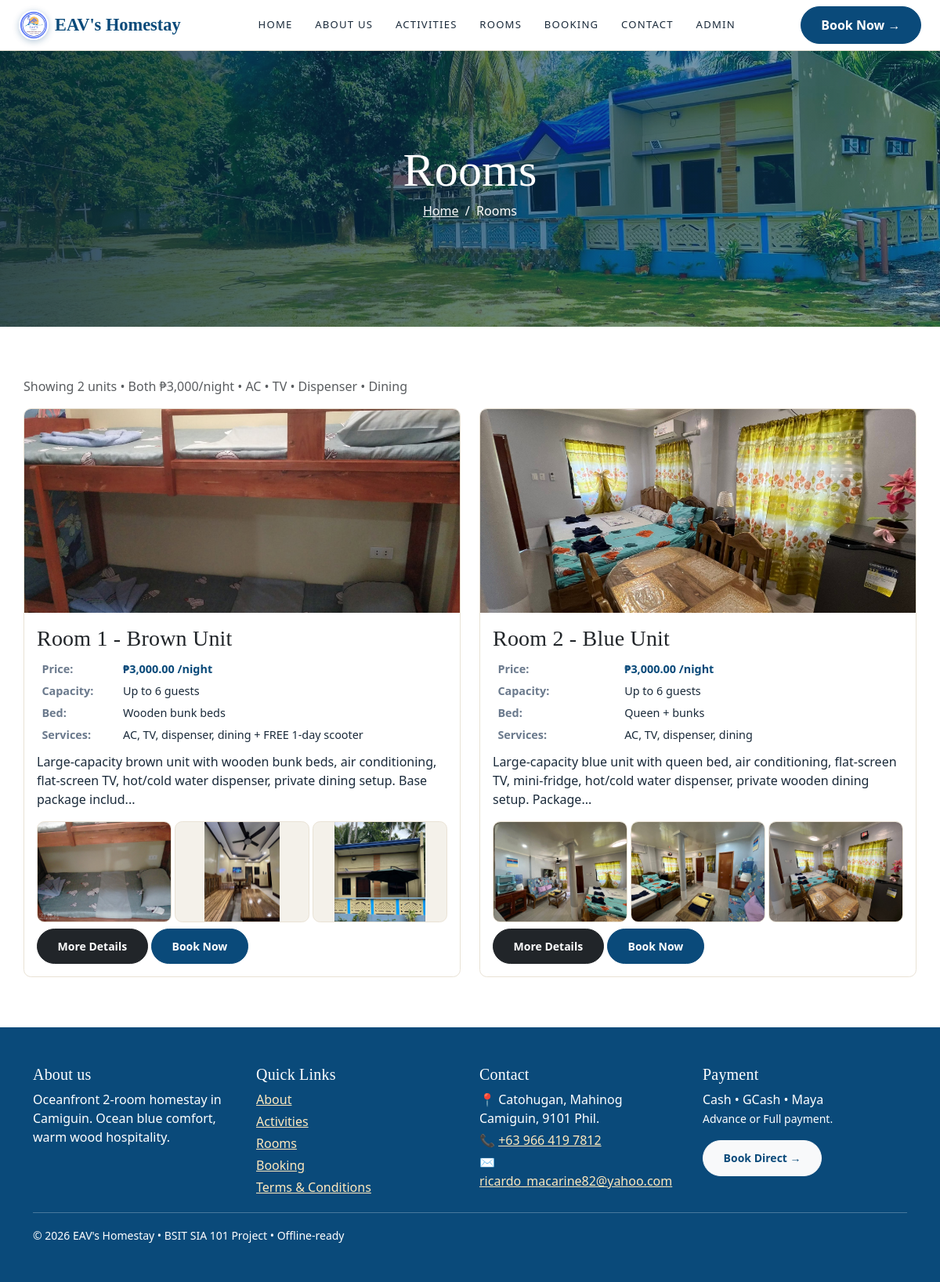
The page /rooms.php on the database its author committed.
### tables this page shows
CREATE TABLE IF NOT EXISTS rooms (
  id INT AUTO_INCREMENT PRIMARY KEY,
  room_name VARCHAR(100) NOT NULL,
  color VARCHAR(50) NOT NULL,
  capacity INT NOT NULL DEFAULT 4,
  price_per_night DECIMAL(10,2) NOT NULL DEFAULT 3000.00,
  description TEXT,
  image_urls TEXT,
  status ENUM('pending','active') NOT NULL DEFAULT 'pending',
  created_at TIMESTAMP DEFAULT CURRENT_TIMESTAMP
);

### config/helpers.php (called while the page is built, shortened)
<?php
function peso($n) {
    return '₱' . number_format((float)$n, 2);
}
function esc($s) { return htmlspecialchars($s ?? '', ENT_QUOTES, 'UTF-8'); }

### rooms.php (the view)
<?php require 'config/db.php'; require 'config/helpers.php'; require 'includes/header.php';
$rooms = $conn->query("SELECT * FROM rooms WHERE status='active' ORDER BY id")->fetch_all(MYSQLI_ASSOC);
?>
<section class="telly-hero" style="min-height:44vh">
  <img class="bg" src="assets/images/outside/526532030_122133411140410695_3817852151501581650_n.jpg" alt="Rooms banner">
  <div class="overlay"></div>
  <div class="container content text-center">
    <h1 class="banner-title serif">Rooms</h1>
    <p><a href="index.php" class="text-light">Home</a> &nbsp;/&nbsp; Rooms</p>
  </div>
</section>
<div class="container section">
<p class="text-muted">Showing <?php echo count($rooms); ?> units • Both ₱3,000/night • AC • TV • Dispenser • Dining</p>
<div class="row g-4">
<?php foreach($rooms as $r):
  $gal = $r['id']==1 ? glob('assets/images/room1/*.jpg') : glob('assets/images/room2/*.jpg');
?>
<div class="col-md-6"><div class="room-card">
  <a href="room-details.php?id=<?php echo $r['id']; ?>"><img src="<?php echo esc($r['image_urls']); ?>" alt="<?php echo esc($r['room_name']); ?>"></a>
  <div class="p-3"><h3 class="serif"><a href="room-details.php?id=<?php echo $r['id']; ?>" class="text-dark text-decoration-none"><?php echo esc($r['room_name']); ?></a></h3>
    <table class="spec-table">
      <tr><td><b>Price:</b></td><td class="price"><b><?php echo peso($r['price_per_night']); ?></b> /night</td></tr>
      <tr><td><b>Capacity:</b></td><td>Up to <?php echo (int)$r['capacity']; ?> guests</td></tr>
      <tr><td><b>Bed:</b></td><td><?php echo $r['id']==1?'Wooden bunk beds':'Queen + bunks'; ?></td></tr>
      <tr><td><b>Services:</b></td><td>AC, TV, dispenser, dining<?php echo $r['id']==1?' + FREE 1-day scooter':''; ?></td></tr>
    </table>
    <p class="mt-2"><?php echo esc(substr($r['description'],0,150)); ?>...</p>
    <div class="row g-1 gallery mb-2">
      <?php foreach(array_slice($gal,1,3) as $th): ?><div class="col-4"><img src="<?php echo esc($th); ?>" alt="thumb"></div><?php endforeach; ?>
    </div>
    <a href="room-details.php?id=<?php echo $r['id']; ?>" class="btn btn-dark btn-pill btn-sm">More Details</a>
    <a href="booking.php?room_id=<?php echo $r['id']; ?>" class="btn btn-ocean btn-pill btn-sm">Book Now</a>
  </div>
</div></div>
<?php endforeach; ?>
</div></div>
<?php require 'includes/footer.php'; ?>

### assets/css/style.css (style rules this page uses)
:root { --ocean:#0A4A7A;--ocean2:#0E6BA8;--cream:#FFF8EC;--wood:#C8A97E;--ink:#1a2a3a;--gray:#f4f1ea; }
body { background:#fff;color:var(--ink);font-family:'Segoe UI',Arial,sans-serif; }
h1,h2,h3,.serif { font-family:Georgia,'Times New Roman',serif;letter-spacing:.2px; }
.telly-hero { position:relative;min-height:78vh;display:flex;align-items:center;color:#fff;overflow:hidden;background:var(--ocean); }
.telly-hero img.bg { position:absolute;inset:0;width:100%;height:100%;object-fit:cover; }
.telly-hero .overlay { position:absolute;inset:0;background:linear-gradient(90deg,rgba(6,38,62,.82),rgba(10,74,122,.45)); }
.telly-hero .content { position:relative;z-index:2;padding:4rem 0; }
.banner-title { font-size:clamp(2.2rem,5vw,4rem);line-height:1.05; }
.btn-pill { border-radius:50px;padding:.7rem 1.6rem;font-weight:600; }
.btn-ocean { background:var(--ocean);color:#fff;border:1px solid var(--ocean); }
.section { padding:4rem 0; }
.room-card { border:1px solid #e9e2d5;border-radius:.6rem;overflow:hidden;background:#fff;height:100%; }
.room-card img { height:260px;object-fit:cover;width:100%; }
.spec-table { width:100%;font-size:.9rem; }
.spec-table td { padding:.2rem .4rem;vertical-align:top; }
.spec-table td:first-child { color:#6b7a8d; }
.price { color:var(--ocean);font-weight:800; }
.gallery img { width:100%;height:auto;aspect-ratio:4/3;object-fit:contain;background:var(--gray);border-radius:.6rem;border:1px solid #e9e2d5; }

### rows shown on the page
rooms: image_urls (picture), room_name "Room 1 - Brown Unit", price_per_night "₱3,000.00", capacity "6", shows "Wooden bunk beds", shows "+ FREE 1-day scooter", description "Large-capacity brown unit with wooden bunk beds, air conditioning, flat-screen TV, hot/cold water dispenser, private dining setup. Base package includ"
rooms: image_urls (picture), room_name "Room 2 - Blue Unit", price_per_night "₱3,000.00", capacity "6", shows "Queen + bunks", description "Large-capacity blue unit with queen bed, air conditioning, flat-screen TV, mini-fridge, hot/cold water dispenser, private wooden dining setup. Package"

### other values the page prints
count($rooms) "2"
